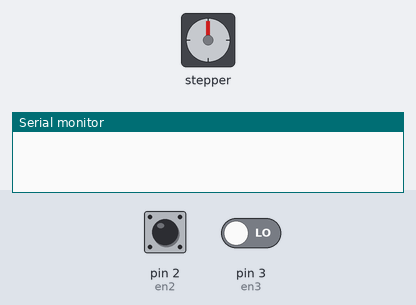
Recording of a sketch running on a simulated Arduino Uno, built with avr-gcc and run on an emulated ATmega328P. On the bench: stepper motor, the last lines printed to the serial monitor. Wiring (inferred from the names in the program): stepper motor driver (200 steps per turn assumed): step pin 5; direction pin 6; enable pin 4. The test bench sets the inputs (shaded band); at power-on: pin 2 (en2) LOW, pin 3 (en3) LOW.

Above: at 1.2 s.
1.3 s: pin 2 (en2) pulsed HIGH 2 times (0.12 s each, 0.3 s apart)
At 11.9 s:
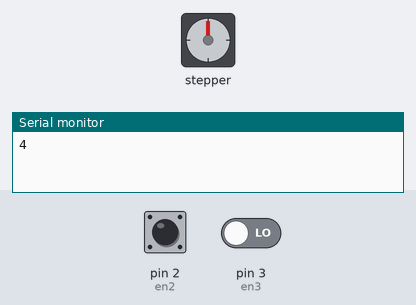
At 22.9 s:
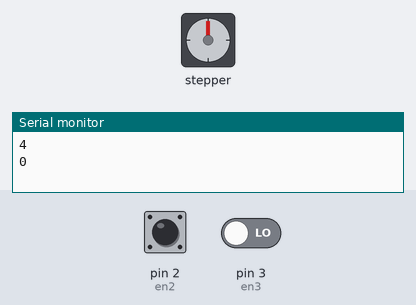
Timing chart, 0 to 66.4 s (numbered marks = the images above; inputs shaded):
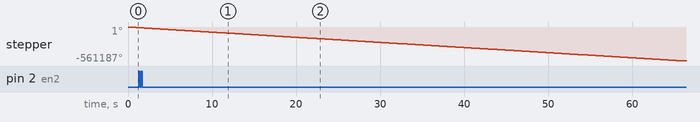

The sketch:

checkAngle.ino
```cpp
#define en2 2
#define en3 3

#define PUL 5 // impulse for driver
#define DIR 6 // direction for driver
#define ENA 4 // enable

int ps = 100; 			// delay for pause (50 minimum & 1000 maximum)
int acc = 5;			// acceleration motor speed
long encdr = 0;			// counting encoder

void inter() {
	encdr++;
}

void stepSM(){
	delayMicroseconds(ps);
	digitalWrite(PUL, HIGH);
	delayMicroseconds(ps);
	digitalWrite(PUL, LOW);
}

void setup() {
  pinMode(PUL, OUTPUT);
  pinMode(DIR, OUTPUT);
  pinMode(ENA, OUTPUT);
  pinMode(en2, INPUT);
  pinMode(en3, INPUT);
  //digitalWrite(ENA, HIGH);
  digitalWrite(ENA, LOW);
  // digitalWrite(DIR, HIGH);
  digitalWrite(DIR, LOW);
  Serial.begin(115200);
  attachInterrupt (0, inter, CHANGE);
  attachInterrupt (1, inter, CHANGE);
}

void loop() {
	for (long i = 0; i < 51200; i++) {
		stepSM();
	}
	delay(200);
	Serial.println(encdr);
	encdr = 0;
}
```
